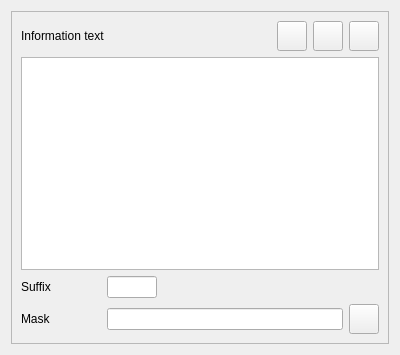
<ui version="4.0" >
 <class>ProfileDataInfoWidgetUI</class>
 <widget class="QWidget" name="ProfileDataInfoWidgetUI" >
  <property name="geometry" >
   <rect>
    <x>0</x>
    <y>0</y>
    <width>400</width>
    <height>355</height>
   </rect>
  </property>
  <property name="minimumSize" >
   <size>
    <width>400</width>
    <height>300</height>
   </size>
  </property>
  <property name="windowTitle" >
   <string>Form</string>
  </property>
  <layout class="QGridLayout" name="gridLayout_2" >
   <item row="0" column="0" >
    <widget class="QFrame" name="frame" >
     <property name="frameShape" >
      <enum>QFrame::StyledPanel</enum>
     </property>
     <property name="frameShadow" >
      <enum>QFrame::Raised</enum>
     </property>
     <layout class="QGridLayout" name="gridLayout" >
      <item row="0" column="0" >
       <layout class="QHBoxLayout" name="horizontalLayout_3" >
        <item>
         <widget class="QLabel" name="label_text" >
          <property name="text" >
           <string>Information text</string>
          </property>
         </widget>
        </item>
        <item>
         <widget class="KPushButton" name="kpushbutton_help" >
          <property name="minimumSize" >
           <size>
            <width>30</width>
            <height>30</height>
           </size>
          </property>
          <property name="maximumSize" >
           <size>
            <width>30</width>
            <height>30</height>
           </size>
          </property>
         </widget>
        </item>
        <item>
         <widget class="KPushButton" name="kpushbutton_load" >
          <property name="minimumSize" >
           <size>
            <width>30</width>
            <height>30</height>
           </size>
          </property>
          <property name="maximumSize" >
           <size>
            <width>30</width>
            <height>30</height>
           </size>
          </property>
         </widget>
        </item>
        <item>
         <widget class="KPushButton" name="kpushbutton_save" >
          <property name="minimumSize" >
           <size>
            <width>30</width>
            <height>30</height>
           </size>
          </property>
          <property name="maximumSize" >
           <size>
            <width>30</width>
            <height>30</height>
           </size>
          </property>
         </widget>
        </item>
       </layout>
      </item>
      <item row="1" column="0" >
       <widget class="KTextEdit" name="ktextedit_text" />
      </item>
      <item row="2" column="0" >
       <layout class="QHBoxLayout" name="horizontalLayout_2" >
        <item>
         <widget class="QLabel" name="label_suffix" >
          <property name="minimumSize" >
           <size>
            <width>80</width>
            <height>0</height>
           </size>
          </property>
          <property name="text" >
           <string>Suffix</string>
          </property>
         </widget>
        </item>
        <item>
         <widget class="KLineEdit" name="klineedit_suffix" >
          <property name="minimumSize" >
           <size>
            <width>50</width>
            <height>0</height>
           </size>
          </property>
          <property name="maximumSize" >
           <size>
            <width>50</width>
            <height>16777215</height>
           </size>
          </property>
         </widget>
        </item>
        <item>
         <spacer name="horizontalSpacer" >
          <property name="orientation" >
           <enum>Qt::Horizontal</enum>
          </property>
          <property name="sizeHint" stdset="0" >
           <size>
            <width>40</width>
            <height>20</height>
           </size>
          </property>
         </spacer>
        </item>
       </layout>
      </item>
      <item row="3" column="0" >
       <layout class="QHBoxLayout" name="horizontalLayout" >
        <item>
         <widget class="QLabel" name="label_mask" >
          <property name="minimumSize" >
           <size>
            <width>80</width>
            <height>0</height>
           </size>
          </property>
          <property name="text" >
           <string>Mask</string>
          </property>
         </widget>
        </item>
        <item>
         <widget class="KLineEdit" name="klineedit_mask" />
        </item>
        <item>
         <widget class="KPushButton" name="kpushbutton_mask" >
          <property name="minimumSize" >
           <size>
            <width>30</width>
            <height>30</height>
           </size>
          </property>
          <property name="maximumSize" >
           <size>
            <width>30</width>
            <height>30</height>
           </size>
          </property>
         </widget>
        </item>
       </layout>
      </item>
     </layout>
    </widget>
   </item>
  </layout>
 </widget>
 <customwidgets>
  <customwidget>
   <class>KLineEdit</class>
   <extends>QLineEdit</extends>
   <header>klineedit.h</header>
  </customwidget>
  <customwidget>
   <class>KPushButton</class>
   <extends>QPushButton</extends>
   <header>kpushbutton.h</header>
  </customwidget>
  <customwidget>
   <class>KTextEdit</class>
   <extends>QTextEdit</extends>
   <header>ktextedit.h</header>
  </customwidget>
 </customwidgets>
 <resources/>
 <connections/>
</ui>
